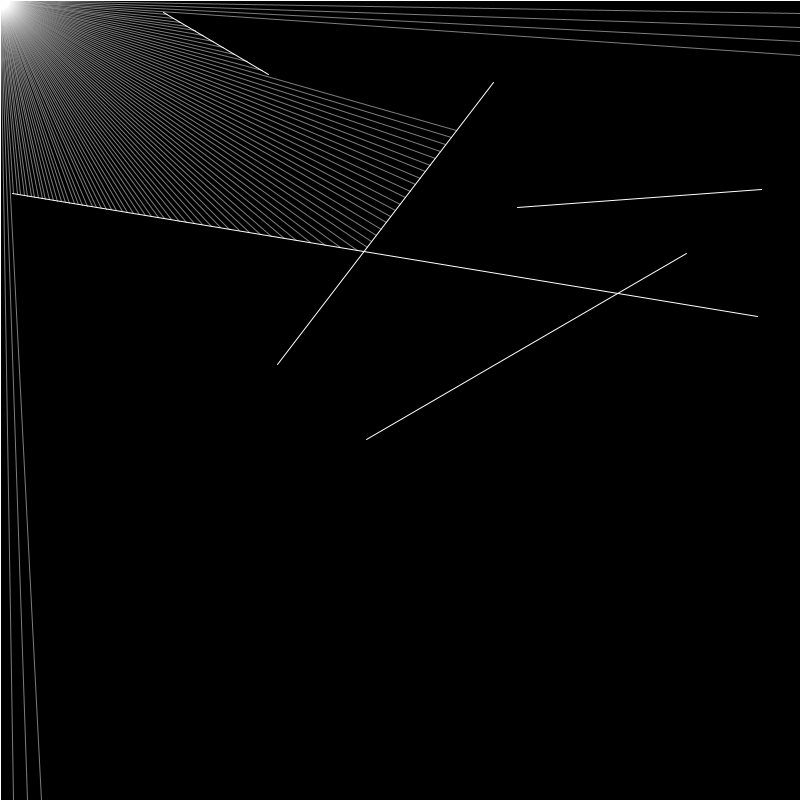
Frame 1 (no input)
Frame 60 (the mouse pressed at the canvas centre just before this capture): identical to frame 1, image omitted
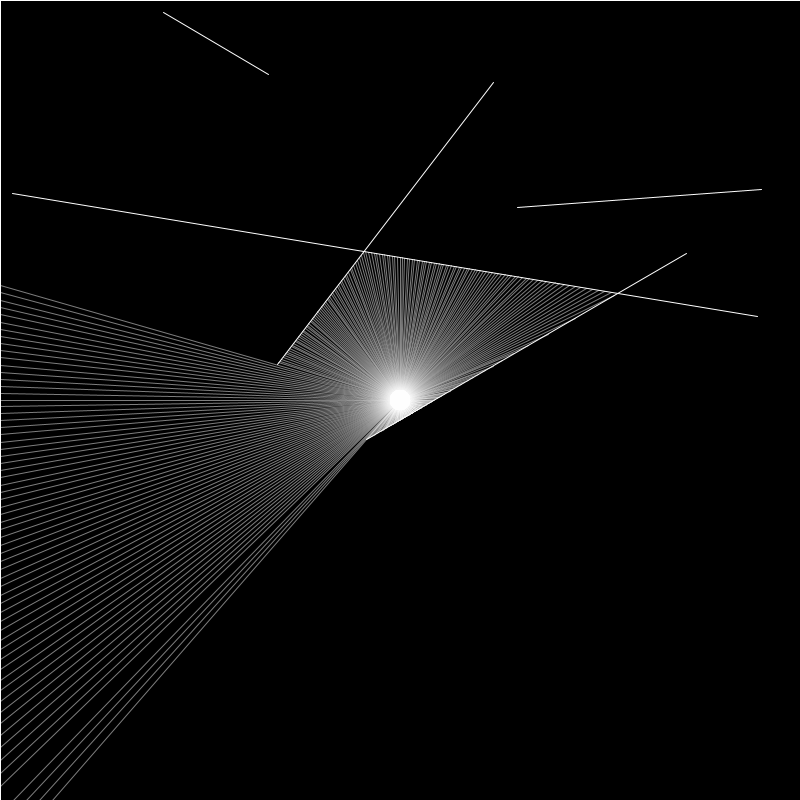
Frame 120 (the mouse held since frame 60 and released just before this capture)

The Processing sketch that drew these frames (run headless with seeded random() and noise(); from frame 60 on, the mouse is pressed at the canvas centre):

// Processing sketch: sketch_2DRay_Casting
// ── sketch_2DRay_Casting.pde
int amt = 5+4;

Boundary[] walls = new Boundary[amt];
Ray ray;
Particle p;

void setup(){
  size(800, 800); 
  noCursor();
  for(int i=0; i<amt-4; i++){
    PVector p1 = new PVector(random(width), random(height));
    PVector p2 = new PVector(random(width), random(height));
    walls[i] = new Boundary(p1.x, p1.y, p2.x, p2.y); 
  }
  
  walls[5] = new Boundary(width, 0, width, height);
  walls[6] = new Boundary(0, 0, width, 0);
  walls[7] = new Boundary(0, 0, 0, height);
  walls[8] = new Boundary(0, height, width, height);
  //wall = new Boundary(300, 100, 180, 300);
  p = new Particle();
}
void draw(){
  background(0);
  for(int i=0; i<amt; i++){
    walls[i].show(); 
  }
  
  p.update();
  p.show();
  p.look(walls);
  
  //ray.setDir(mouseX, mouseY);
  
  //PVector pt = ray.cast(wall);
  //println(pt);
  //if(pt != null){
  // fill(255);
  // ellipse(pt.x, pt.y, 8, 8);
  //}
}

// ── Particle.pde
class Particle {
  PVector pos = new PVector(width/2, height/2);
  Ray[] rays = new Ray[360];

  Particle() {
    for (int i=0; i<rays.length; i++) {
      rays[i] = new Ray(pos, radians(i));
    }
  }

  void show() {
    for (int i=0; i<rays.length; i++) {
      rays[i].show();
    }
    fill(200);
    ellipse(pos.x, pos.y, 8, 8);
  }

  void update() {
    pos.x = mouseX;
    pos.y = mouseY;
  }

  void look(Boundary[] b) {
    for (int i=0; i<rays.length; i++) {
      float record = 100000000;
      PVector closest = null;
      for (int v =0; v<walls.length; v++) {
        PVector pt = rays[i].cast(walls[v]);

        if (pt != null) {
          float d = PVector.dist(pos, pt);
          if (d<record) {
            record = d;
            closest = pt;
          }
        }
      }
      if (closest !=null) {
        line(pos.x, pos.y, closest.x, closest.y);
      }
    }
  }
}

// ── boundary.pde
class Boundary{
  PVector a;
  PVector b;
  
  Boundary(float x1, float y1, float x2, float y2){
    a = new PVector(x1, y1);
    b = new PVector(x2, y2);
  }
  
  void show(){
    stroke(255);
    line(a.x, a.y, b.x, b.y); 
  }
}

// ── ray.pde
class Ray{
  PVector pos;
  PVector dir = new PVector(1, 0);
  Ray(PVector pos_, float angle){
    pos = pos_;
    dir = PVector.fromAngle(angle);
    
  }
  
  void show(){
    stroke(255, 125);
    push();
    translate(pos.x, pos.y);
    line(0, 0, dir.x *10 , dir.y*10);
    pop();
  }
  
  void setDir(float x, float y){
    dir.x = x-pos.x;
    dir.y = y-pos.y;
    dir.normalize();
  }
  
  PVector cast(Boundary b){
    //PVector p1 = wall.a.copy();
    //PVector p2 = wall.b.copy();
    //PVector p3 = pos.copy();
    //PVector p4 = dir.copy().add(pos);
    
    float x1 = b.a.x;
    float y1 = b.a.y;
    float x2 = b.b.x;
    float y2 = b.b.y;
    
    float x3 = pos.x;
    float y3 = pos.y;
    float x4 = pos.x + dir.x;
    float y4 = pos.y + dir.y;
    
    float den = (x1 - x2)*(y3-y4)-(y1-y2)*(x3-x4);
    
    if(den ==0){
      return null; 
    }
    
    float t =  ((x1-x3)*(y3-y4)-(y1-y3)*(x3-x4))/den;
    float u = -((x1-x2)*(y1-y3)-(y1-y2)*(x1-x3))/den;
    
    if(t>0 && t<1 && u>0){
      PVector pt = new PVector(x1+t*(x2-x1), y1+t*(y2-y1));
      return pt; 
    }
    else{
     return null; 
    }
  }
}
